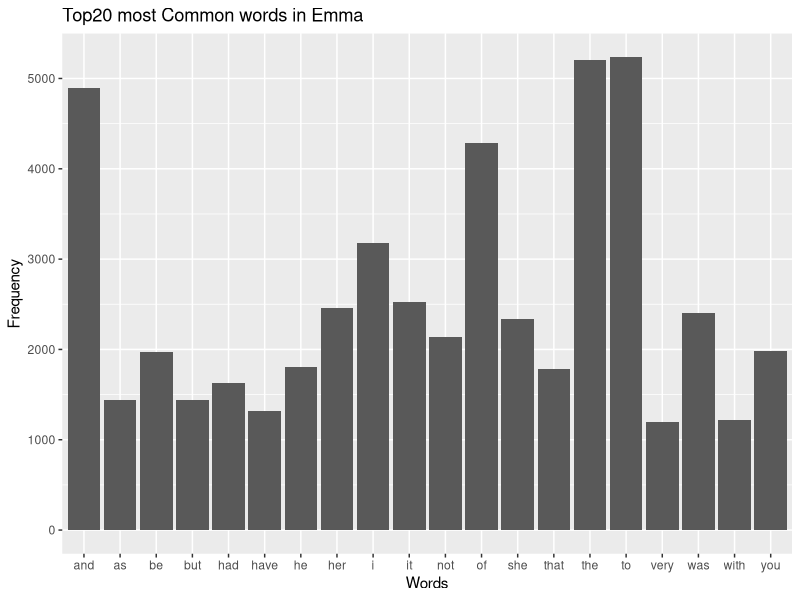

Write the R code that produced this figure. (Note: this script raises an error after producing the figure.)
## ---- chunk 1
#install if only necessary 
#install.packages("janeaustenr")
#install.packages(tidytext)
#install.packages("tm")
## ---- chunk 2
library(dplyr)# import for dplyr data manipulation. 
library(tidytext)# import to clean the text 
library(janeaustenr)#use for the textbook
library(tm)#textmining package for stop words removal 
library(ggplot2) #for plotting the function

library(testthat)#used to test the function 
## ---- chunk 3
#Exercise1 
#reference for stopwords removal: 
#https://medium.com/@esegui/stop-word-removal-in-r-9f46c4eef710
#reference on tokenizer package: https://cran.r-project.org/web/packages/tidytext/vignettes/tidytext.html


corpuso<-Corpus(VectorSource(janeaustenr::emma))
custom_stopwords <- c("is", "a", "for", "in")#custom the stopword
corpuso_cleaned<-tm_map(corpuso,removeWords,custom_stopwords)

text_cleaned <- as.character(corpuso_cleaned)# turn into character 

bookdata<-data.frame(text=text_cleaned[1])#turn the character into data frame for word analysis 

words<-bookdata%>%
	unnest_tokens(word,text)#restructure it as one token per row format to separate each line into words. 
 
word_counts <- words %>%
	count(word, sort = TRUE)
#pick the top 20 most frequently used words  
top20<-word_counts%>%
	slice_max(n,n=20)# pick the top 20 words 
# plot the histogram 
top20%>%
	ggplot(aes(x=word,y=n))+
	geom_col()+
	labs(title="Top20 most Common words in Emma",x="Words",y="Frequency") 

## ---- chunk 4
rearrange_f <- function(word) {
	 #check if it is a character 
  if (!is.character(word)){
  	stop("Input is not a chracter, double check")
  }
	# Convert the word to lowercase for consistency
  word <- tolower(word)
	# Check if the word starts with a vowel
 if (grepl("^[aeiou]", word)) {
    # Rule 1: Starts with a vowel,move the first letter to the end and add et in the end  
    rearranged <- paste0(substr(word, 2, nchar(word)), substr(word, 1, 1), "et")}
		
	else if (grepl("^(ch)|(cr)",word)){
		#Rule 2: if start  with ch or cr, move both letters to the end of the word and add et in the end 
		    rearranged <- paste0(substr(word, 3, nchar(word)), substr(word, 1, 2), "et")}
  else{ 
  	#rule3: move the last letter to the first if starts with a consonant not "ch or "cr"
		rearranged <- paste0(substr(word, nchar(word), nchar(word)),substr(word, 1, nchar(word)-1), "et")}
	
  
return(rearranged)	}
	
	
## ---- chunk 5
#' Title: Rearrange the word function (rearrange_f)
#'Function description: This function is to rearrange the characters provided in the word. Rule1:  If words begin with a vowel ("aeiou"), move the inital vowel letter to the end and then add et near the end of the word.Rule2:If the words begin with Ch or Cr, then move both letters to the end of the word and add et in the end. Rule3:  If the words begin with a consonant and the consonant is not Ch or Cr, move the last letter from the end to the begining and then add et near the end of the word.Lastly, the function will return an error message if the non-character is provided 

#' @param word: a character provided for word rearrangement 

#' @return A character that has been rearranged based on the rules  
#' @examples
#' rearrange_f("word")

#' rearrange_f("apple")
## ---- chunk 6
rearrange_f("word")

rearrange_f("apple")
rearrange_f("banana")
rearrange_f("crab")
rearrange_f(1)
## ---- chunk 7

#Test to see if character is the output 
test_that("A character is returned",{
         	expect_equal(class(rearrange_f("word")),"character")
          expect_equal(class(rearrange_f("apple")),"character")
          
  })


#test to see if running error if giving noncharacter input  
test_that("run into error ",{
	expect_error(rearrange_f(TRUE))
  expect_error(rearrange_f(1))
})


#Test if an expected value is generated 
#I first rearrnaged manually create two variables to indicate the output 

test_that ("generate the same out put",{
					expect_equal(rearrange_f("word"),"dworet")
          expect_equal(rearrange_f("apple"),"ppleaet")
          expect_equal(rearrange_f("crab"),"abcret")
          expect_equal(rearrange_f("chrome"),"romechet")
  })
